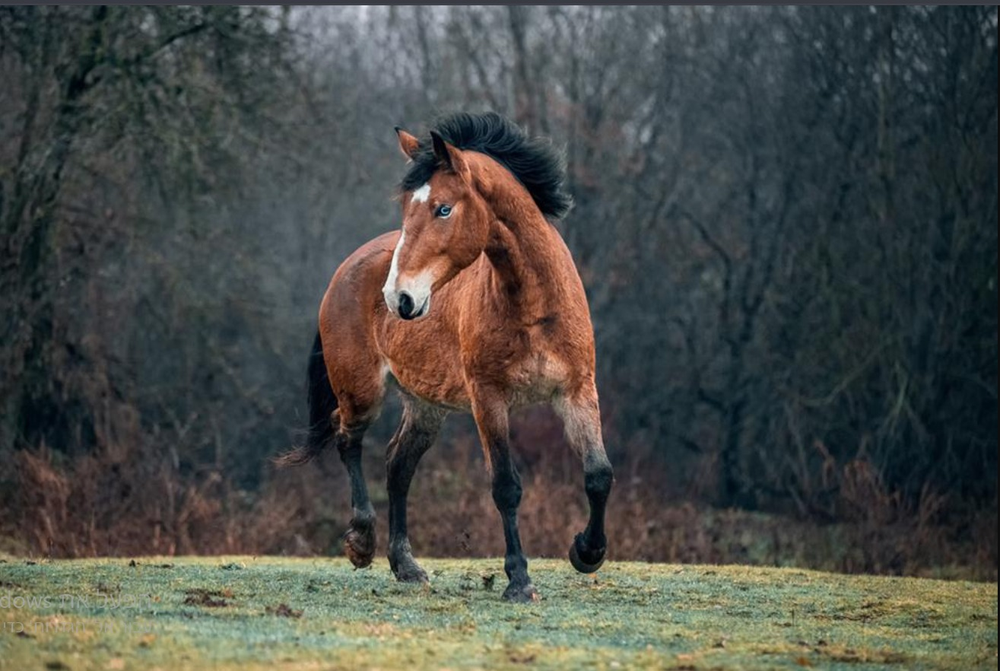
#> input picture original.png, 1000 x 671 px, shrunk from 1315 x 882 before the run
$ python -i lsb_with_variance_plaintext.py   (imports and definitions only)
#> lines starting #> are read from the running program, lines starting #| are printed output that depends on the picture
from PIL import Image
import numpy as np
from scipy.ndimage import generic_filter
import re

END_MARKER = "$t3g0$"


def local_variance(block):
    return np.var(block)

# [44 lines left out: function embed_message_variance, not called in this run]


def extract_message_variance(input_image):
#> called with input_image = 'original.png'
    img = Image.open(input_image).convert("RGB")
#> img is the input picture: PIL image 1000x671 RGB; mean R, G, B 73.4, 75.9, 71.5
    array = np.array(img)
    gray = img.convert("L")
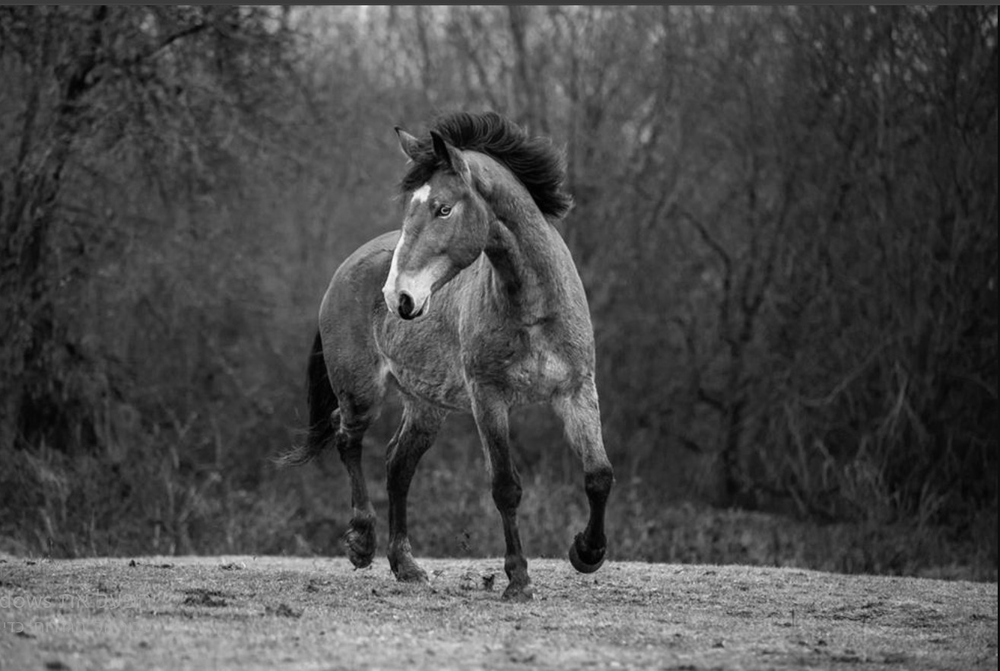
#> gray: PIL image 1000x671 L; min 0, max 250, mean 74.7
    gray_arr = np.array(gray)
    var_map = generic_filter(gray_arr, local_variance, size=3, mode='reflect')
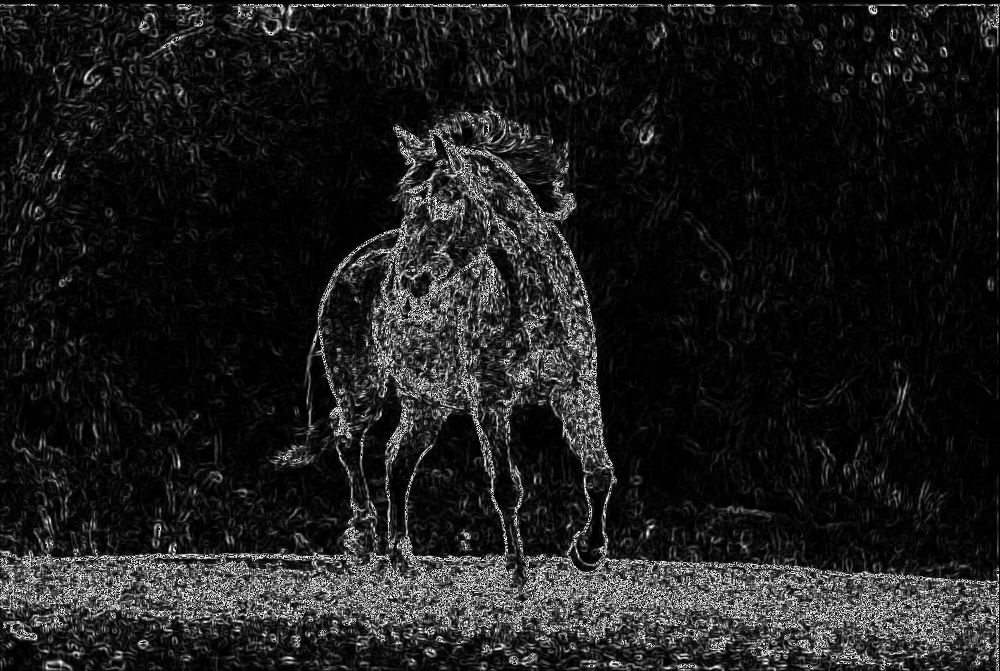
#> var_map: shape (671, 1000); min 0, max 255, mean 29
    lsb_pairs = [(0, 1), (0, 2), (0, 3), (1, 2), (1, 3), (2, 3)]

    # שלב 1: חילוץ header ראשוני (20 תווים מספיקים)
    header_bits = []
    max_header_bits = 20 * 8  # נגיד 20 תווים לכותרת
    for y in range(1, gray_arr.shape[0] - 1, 3):
        for x in range(1, gray_arr.shape[1] - 1, 3):
            r = array[y, x, 0]
            pos1, pos2 = lsb_pairs[0]  # שימוש זמני בקבוצה הראשונה
            header_bits.append(str((r >> pos1) & 1))
            header_bits.append(str((r >> pos2) & 1))
            if len(header_bits) >= max_header_bits:
                break
        if len(header_bits) >= max_header_bits:
            break
#> after the loop, header_bits = 160 items, first 6: '0', '0', '1', '1', '0', '0'

    header = ''
    for i in range(0, len(header_bits), 8):
        byte = ''.join(header_bits[i:i + 8])
        if len(byte) < 8:
            break
        char = chr(int(byte, 2))
        header += char
        if ',' in header and header.count('.') >= 2:
            break
#> this loop made 20 passes
#> (i, char, header) on passes 2 to 8: (8, '(', '0('), (16, 'Û', '0(Û'), (24, 'ø', '0(Ûø'), (32, 'ª', '0(Ûøª'), (40, 'j', '0(Ûøªj'), (48, 'd', '0(Ûøªjd'), (56, '*', '0(Ûøªjd*')
#> (i, char) on passes 10, 11, 13, 14, 16, 17: (72, 'Ê'), (80, '¤'), (96, 'P'), (104, 'f'), (120, '1'), (128, '³')

    try:
        min_var, max_var = map(float, header.split(',')[:2])
    except ValueError:
        print("שגיאה: לא ניתן לפענח את הכותרת:", repr(header))
#| שגיאה: לא ניתן לפענח את הכותרת: '0(Ûøªjd*\x84Ê¤\x80Pf\n1³â\n\x0e'
        return ""

    step = (max_var - min_var) / 6 if max_var > min_var else 1

    # שלב 2: חילוץ ההודעה לפי שונות
    bits = []
    for y in range(1, gray_arr.shape[0] - 1, 3):
        for x in range(1, gray_arr.shape[1] - 1, 3):
            var = var_map[y, x]
            bin_idx = int((var - min_var) / step) if step else 0
            bin_idx = min(bin_idx, 5)
            pos1, pos2 = lsb_pairs[bin_idx]
            r = array[y, x, 0]
            bits.append(str((r >> pos1) & 1))
            bits.append(str((r >> pos2) & 1))

    # פענוח ביטים להודעה
    message = ''
    for i in range(0, len(bits), 8):
        byte = ''.join(bits[i:i + 8])
        if len(byte) < 8:
            break
        char = chr(int(byte, 2))
        message += char
        if END_MARKER in message:
            message = message.split(END_MARKER)[0]
            break
    pattern = r'^\d+\.\d{6},\d+\.\d{6}'
    message_r = re.sub(pattern, '', message).lstrip()     # הסרה של תחילית ההודעה  מההתחלה
    print(" the message is: ", message_r)
    return message_r


# שימוש לדוגמה
# embed_message_variance("Hello world! it is a beautiful day , this year 2025", "clean.png", "op88uuo.png")
# extract_message_variance("op88uuo.png")

>>> result = extract_message_variance('original.png')
